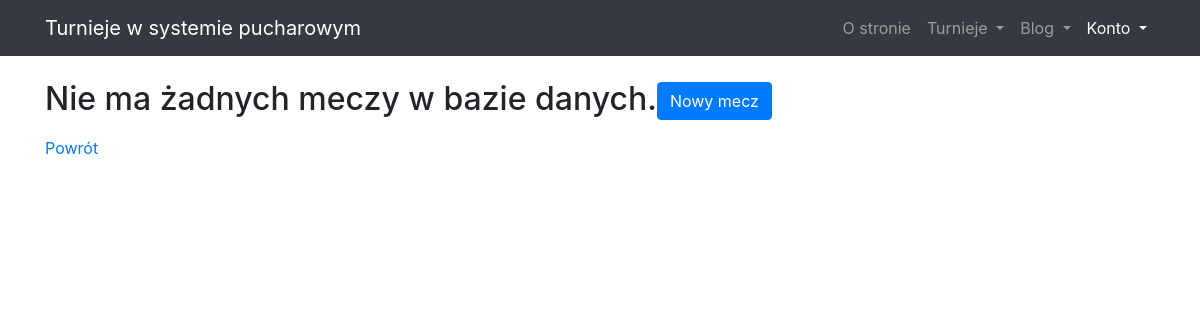
Page /tournaments/game/ on the earlier database version.
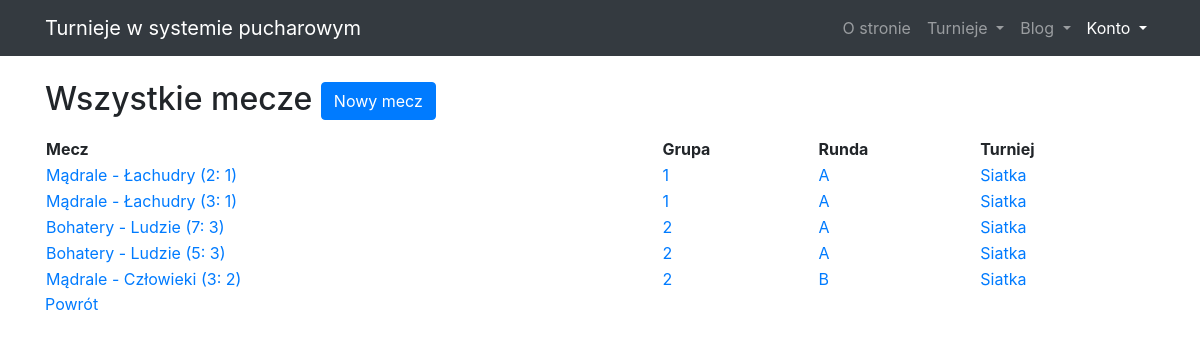
Same page on the later database version.
### tournaments_app/models/game_model.py (models this page shows, shortened)
class Game(models.Model):
    id = models.AutoField(db_index=True, primary_key=True)
    date = models.DateField()
    score_a = models.IntegerField(null=True,
                                  blank=True)
    score_b = models.IntegerField(null=True,
                                  blank=True)
    team_a = models.ForeignKey('tournaments_app.Team',
                               related_name='%(class)s_a_team',
                               on_delete=models.DO_NOTHING)
    team_b = models.ForeignKey('tournaments_app.Team',
                               related_name='%(class)s_b_team',
                               on_delete=models.DO_NOTHING)
    group = models.ForeignKey('tournaments_app.Group',
                              on_delete=models.CASCADE)

### tournaments_app/models/team_model.py (models this page shows, shortened)
class Team(models.Model):
    id = models.AutoField(db_index=True, primary_key=True)
    name = models.CharField(max_length=20)

### tournaments_app/models/group_model.py (models this page shows, shortened)
class Group(models.Model):
    id = models.AutoField(db_index=True, primary_key=True)
    name = models.CharField(max_length=20)
    team_a = models.ForeignKey('tournaments_app.Team',
                               related_name='%(class)s_a_team',
                               on_delete=models.DO_NOTHING)
    team_b = models.ForeignKey('tournaments_app.Team',
                               related_name='%(class)s_b_team',
                               on_delete=models.DO_NOTHING)
    winner = models.ForeignKey('tournaments_app.Team',
                               related_name='%(class)s_win_team',
                               on_delete=models.DO_NOTHING,
                               null=True,
                               blank=True)
    round = models.ForeignKey('tournaments_app.Round',
                              on_delete=models.CASCADE)

### tournaments_app/models/round_model.py (models this page shows, shortened)
class Round(models.Model):
    id = models.AutoField(db_index=True, primary_key=True)
    name = models.CharField(max_length=20)
    number_of_players = models.IntegerField()
    tournament = models.ForeignKey('tournaments_app.Tournament',
                                   on_delete=models.CASCADE)

### tournaments_app/models/tournament_model.py (models this page shows, shortened)
class Tournament(models.Model):
    id = models.AutoField(db_index=True, primary_key=True)
    name = models.CharField(max_length=20)
    start_date = models.DateField()
    end_date = models.DateField()
    max_number_of_players = models.IntegerField()
    registered_teams = models.ManyToManyField('tournaments_app.Team')

### tournaments_app/views/game_view.py (the view)
class AllGameView(ListView):
    model = Game
    def get_context_data(self, **kwargs):
        return {'Games':  Game.objects.all()}

### tournaments_app/templates/tournaments_app/game_list.html
{% extends "tournaments_app/base.html" %}
{% block content %}
<article>
    <div>
        {% if Games  %}
        <h2 class="mt-4 mb-3">Wszystkie mecze <a class="btn btn-primary" href="{% url 'game_add' %}">Nowy mecz</a></h2>
        <table style="width:100%">
            <tr>
                <th>Mecz</th>
                <th>Grupa</th>
                <th>Runda</th>
                <th>Turniej</th>
            </tr>
            {% for game in Games %}
            <tr>
                <td><a href="{% url 'game_detail' game.id %}">{{ game.team_a.name }} - {{ game.team_b.name }}
                        ({{ game.score_a }}: {{ game.score_b }})</a></td>
                <td><a href="{% url 'group_detail' game.group.id %}">{{ game.group.name }}</a></td>
                <td><a href="{% url 'round_detail' game.group.round.id %}">{{ game.group.round.name }}</a></td>
                <td><a
                        href="{% url 'tournament_detail' game.group.round.tournament.id %}">{{ game.group.round.tournament.name }}</a>
                </td>
            </tr>
            {% endfor %}
        </table>
        {% else %}
        <h2 class="mt-4 mb-3">Nie ma żadnych meczy w bazie danych.<a class="btn btn-primary"
                href="{% url 'game_add' %}">Nowy mecz</a></h2>
        {% endif %}
    </div>
    <a href="{{request.META.HTTP_REFERER}}">Powrót</a>
</article>
{% endblock content %}

### tournaments_app/templates/tournaments_app/base.html (shortened to what this page needs)
{% load static %}
<!DOCTYPE html>
<html>
<head>
    <link rel="stylesheet" href="https://stackpath.bootstrapcdn.com/bootstrap/4.1.3/css/bootstrap.min.css"
>
    <link rel="stylesheet" href="{% static "css/bootstrap.min.css" %}">
    <link rel="stylesheet" href="{% static "css/modern-business.css" %}">
</head>
{% load crispy_forms_tags %}
<body>
    <nav class=" navbar fixed-top navbar-expand-lg navbar-dark bg-dark fixed-top">
        <div class="container">
            <a class="navbar-brand" href="{% url 'blog-home' %}">Turnieje w systemie pucharowym</a>
            <div class="collapse navbar-collapse" id="navbarResponsive">
                <ul class="navbar-nav ml-auto">
                    <li class="nav-item">
                        <a class="nav-link" href="{% url 'blog-about' %}">O stronie</a>
                    </li>
                    <li class="nav-item dropdown">
                        <a class="nav-link dropdown-toggle" href="#" id="navbarDropdownPortfolio" data-toggle="dropdown"
                            aria-haspopup="true" aria-expanded="false">
                            Turnieje
                        </a>
                    </li>
                    <li class="nav-item dropdown">
                        <a class="nav-link dropdown-toggle" href="#" id="navbarDropdownBlog" data-toggle="dropdown"
                            aria-haspopup="true" aria-expanded="false">
                            Blog
                        </a>
                    </li>
                    <li class="nav-item active dropdown">
                        <a class="nav-link dropdown-toggle" href="#" id="navbarDropdownBlog" data-toggle="dropdown"
                            aria-haspopup="true" aria-expanded="false">
                            {% if user.is_authenticated %}
                            {{ user.username }}
                            {% else %}
                            Konto
                            {% endif %}
                        </a>
                    </li>
                </ul>
            </div>
        </div>
    </nav>
    <div class="container">
        {% block content %}
        {% endblock %}
    </div>
</body>
</html>

### tournaments_app/static/css/modern-business.css (style rules this page uses)
body { padding-top: 56px; }

Differences in the rows shown:
added Game: team_a.name "Mądrale", team_b.name "Łachudry", score_a "2", score_b "1", group.name "1", group.round.name "A", group.round.tournament.name "Siatka"
added Game: team_a.name "Mądrale", team_b.name "Łachudry", score_a "3", score_b "1", group.name "1", group.round.name "A", group.round.tournament.name "Siatka"
added Game: team_a.name "Bohatery", team_b.name "Ludzie", score_a "7", score_b "3", group.name "2", group.round.name "A", group.round.tournament.name "Siatka"
added Game: team_a.name "Bohatery", team_b.name "Ludzie", score_a "5", score_b "3", group.name "2", group.round.name "A", group.round.tournament.name "Siatka"
added Game: team_a.name "Mądrale", team_b.name "Człowieki", score_a "3", score_b "2", group.name "2", group.round.name "B", group.round.tournament.name "Siatka"
Other differences:
text no longer shown: "Nie ma żadnych meczy w bazie danych."
text now shown: "Wszystkie mecze Mecz Grupa Runda Turniej"
